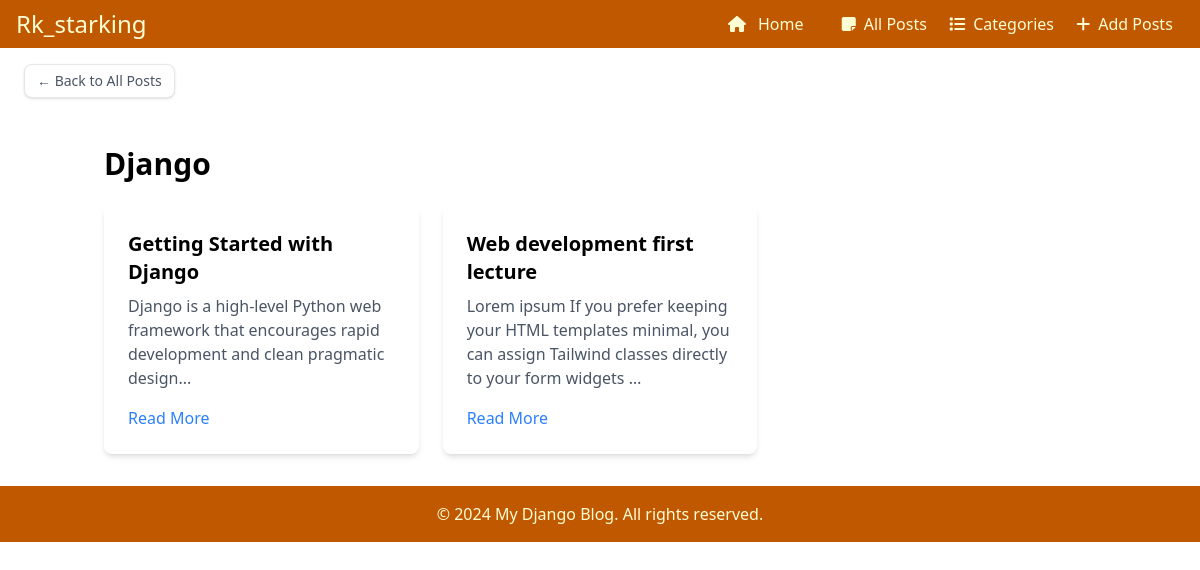
The app's page /category/1/, older data.
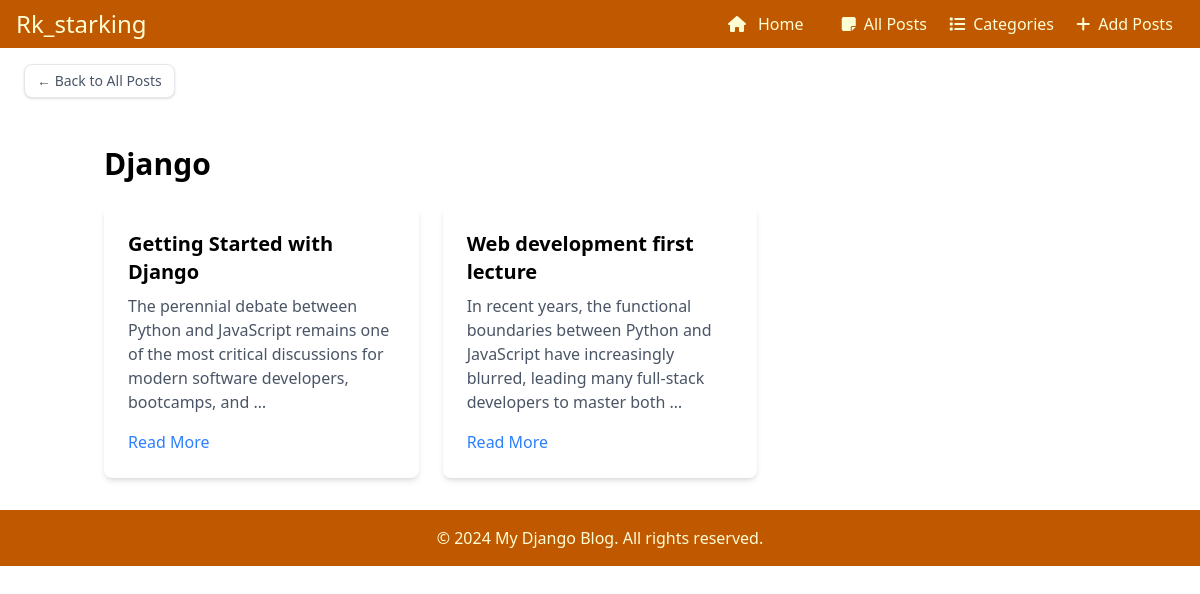
The same page, newer data.
### app1/models.py (models this page shows, shortened)
class BlogPost(models.Model):
    STATUS_CHOICES = [
        ('Draft', 'Draft'),
        ('Published', 'Published'),
    ]
    title = models.CharField(max_length=200)
    slug = models.SlugField(unique=True, max_length=250)
    category = models.ForeignKey(Category, on_delete=models.CASCADE, related_name='posts')
    author_name = models.CharField(max_length=100)
    content = models.TextField()
    status = models.CharField(max_length=20, choices=STATUS_CHOICES, default='Published')
    created_at = models.DateTimeField(auto_now_add=True)

### app1/views.py (the view)
# urls.py: path('category/<int:category_id>/', views.category_posts, name='category_posts'),
def category_posts(request, category_id):
    category = Category.objects.get(id=category_id)
    posts = BlogPost.objects.filter(category=category)
    return render(request, 'category_wise.html', {'category': category, 'posts': posts})

### app1/models.py (called while the page is built)
    def __str__(self):
        return self.name

### app1/templates/category_wise.html (shortened to what this page needs)
{% extends 'base.html' %}
{% block content %}
 <div class="my-4 mx-6">
        <a href="{% url 'all_posts' %}" class="inline-flex items-center text-sm font-medium text-gray-600 bg-white border border-gray-200 px-3 py-1.5 rounded-lg shadow-sm hover:bg-gray-50 transition">
            &larr; Back to All Posts
        </a>
    </div>
    <div class="container mx-auto px-4 py-8">
        <h1 class="text-3xl font-bold mb-6">{{ category }}</h1>
        <div class="grid grid-cols-1 md:grid-cols-2 lg:grid-cols-3 gap-6">
            {% for post in posts %}
                <div class="bg-white rounded-lg shadow-md overflow-hidden">
                    <div class="p-6">
                        <h2 class="text-xl font-bold mb-2">{{ post.title }}</h2>
                        <p class="text-gray-600 mb-4">{{ post.content|truncatewords:20 }}</p>
                        <a href="{% url 'blog_post_detail' post.slug %}" class="text-blue-500 hover:underline">Read More</a>
                    </div>
                </div>
            {% empty %}
                <p class="text-gray-500 col-span-full text-center py-8">No posts available in this category.</p>
            {% endfor %}
        </div>
    </div>
{% endblock %}

Row changes from the older to the newer data that the page shows:
changed BlogPost "Getting Started with Django": content "Django is a high-level Python web framework that encourages rapid development and clean pragmatic design..." → "The perennial debate between Python and JavaScript remains one of the most critical discussions for modern software developers, bootcamps, and …"
changed BlogPost "Web development first lecture": content "Lorem ipsum If you prefer keeping your HTML templates minimal, you can assign Tailwind classes directly to your form widgets …" → "In recent years, the functional boundaries between Python and JavaScript have increasingly blurred, leading many full-stack developers to master both …"
